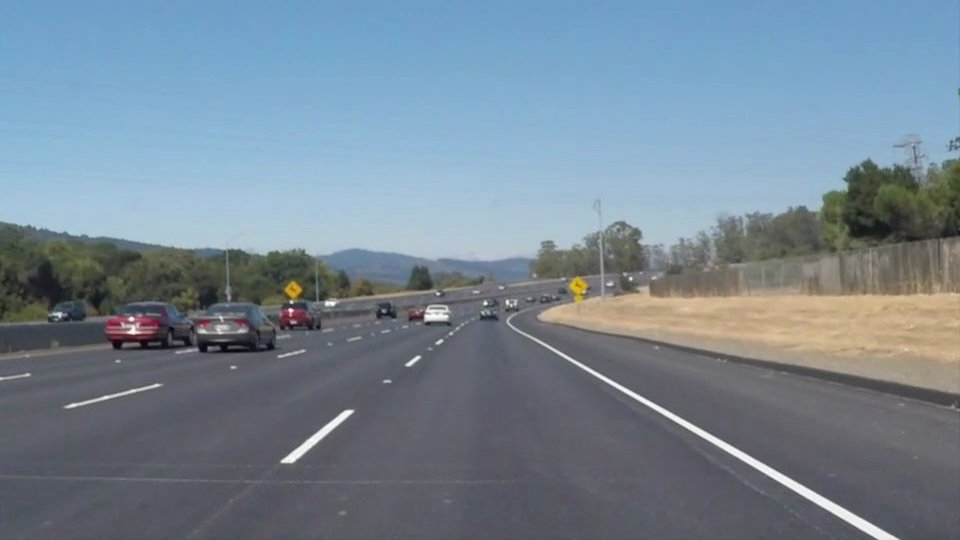
#> input picture day 8 lab/solidWhiteCurve.jpg, 960 x 540 px
$ jupyter execute mainlab.ipynb
#> lines starting #> are read from the running program, lines starting #| are printed output that depends on the picture; after the words box and inside, x2 and y2 are one past the last pixel; in counts of white or black regions, pixels touching at a corner belong together
### final test/ques2filter/helpers.py


import numpy as np
import cv2
import math


# [25 lines left out: functions helpers_edges, helpers_masked_edges, not called in this run]

def helpers_formulate_lanes(lines, img, color=[255, 0, 0], thickness=2):
    #algorithm logic:
    #aim is to find x_min, y_min, x_max, y_max , slope and intercept for both lanes lines.
    #for each line returned from the hough lines function:
    #   calculate slope
    #   calculate intercept
    #   store positive and negative slope and intercept values separately in arrays.
    #   y_min is the minimum of all the y coordinates.
    #   y_max is the bottom of the image from where the lane lines start.
    #   slope and intercept values for both lines are just the averages of all values stored previously.
    #  x_min and x_max can now be calculated by fitting all the lines in the equation x = (y - intercept)/slope.

    #LINE DISPLAY PARAMETERS
    color = [243, 105, 14]
    thickness = 12

    #LINE PARAMETERS
    SLOPE_THRESHOLD = 0.3
    Y_MIN_ADJUST = 15

    positive_slopes = []
    negative_slopes = []

    positive_intercepts = []
    negative_intercepts = []

    #named as y_max despte being at the bottom corner of the image due to y axis in reverse direction
    y_max = img.shape[0]
    y_min = img.shape[0]

    for line in lines:
        for x1,y1,x2,y2 in line:

            #calculate slope for the line
            slope = (y2-y1)/(x2-x1)
            intercept = y2 - (slope*x2)

            #for negative slope
            if slope < 0.0 and slope > -math.inf and abs(slope) > SLOPE_THRESHOLD:
                #print('negative slope')
                negative_slopes.append(slope)
                negative_intercepts.append(intercept)

            #for positive slope
            elif slope > 0.0 and slope < math.inf and abs(slope) > SLOPE_THRESHOLD:
                #print('positive slope')
                positive_slopes.append(slope)
                positive_intercepts.append(intercept)

            y_min = min(y_min, y1, y2)
            #cv2.line(img, (x1, y1), (x2, y2), color, thickness)

    y_min+=Y_MIN_ADJUST

    #get averages for positive and negative slopes
    positive_slope_mean = np.mean(positive_slopes)
    negative_slope_mean = np.mean(negative_slopes)

    #get averages for potitive and negative intercepts
    positive_intercept_mean = np.mean(positive_intercepts)
    negative_intercept_mean = np.mean(negative_intercepts)
    lst = [
        [[0, 0, 0, 0]],
        [[0, 0, 0, 0]]
    ]

    #calculation of coordinates for lane for positive slopes
    if len(positive_slopes) > 0:
        x_max = int((y_max - positive_intercept_mean)/positive_slope_mean)
        x_min = int((y_min - positive_intercept_mean)/positive_slope_mean)
        #cv2.line(img, (x_min, y_min), (x_max, y_max), color, thickness)
        lst[0][0] = [x_min, y_min, x_max, y_max]

    #calculation of coordinates for lane for negative slopes
    if len(negative_slopes) > 0:
        x_max = int((y_max - negative_intercept_mean)/negative_slope_mean)
        x_min = int((y_min - negative_intercept_mean)/negative_slope_mean)
        #cv2.line(img, (x_min, y_min), (x_max, y_max), color, thickness)
        lst[1][0] = [x_min, y_min, x_max, y_max]
        #lst.append([x_min, y_min, y_min, y_max])
    return(np.array(lst))

# [8 lines left out: function helpers_draw_lines, not called in this run]

#HOUGH LINES PARAMETERS
RHO = 3.5
THETA = np.pi/180
MIN_VOTES = 30
MIN_LINE_LEN = 5
MAX_LINE_GAP= 25

# [8 lines left out: function helpers_hough_lines, not called in this run]

### day 8 lab/mainlab.ipynb
[cell 1]
import numpy as np
from matplotlib import pyplot as plt
import cv2
from helpers import helpers_formulate_lanes as formulate_lanes

[cell 2]
def mainfunc(greyimg,low_th,high_th,minlinelin,maxlinegap,orgimg):
    aftcanny=cannyimg(greyimg,low_th,high_th)
    aftmask=maskROI(aftcanny)
    afthoughline=hough_lines(aftcanny,minlinelin,maxlinegap)
    aftform=formulate_lanes(afthoughline,aftmask)
    lanes_img = draw_lines(aftform, orgimg)
    return cv2.addWeighted(orgimg, 0.9, lanes_img, 1, 0)
def draw_lines(lines, masked_edges):
  color = [243, 105, 14]
  thickness = 12
  lines_image = np.zeros((masked_edges.shape[0], masked_edges.shape[1], 3), dtype=np.uint8)
  for line in lines:
    for x1,y1,x2,y2 in line:
      cv2.line(lines_image, (x1, y1), (x2, y2), color, thickness)
  return(lines_image)
def hough_lines(img,min_line_len,max_line_gap):
  RHO = 1                 # try: 1 - 4 (0.5 increments)
  THETA = np.pi/180       # Usually this is Ok
  MIN_VOTES = 10          # try: 10 - 50                  # Typical: 30
  #MIN_LINE_LEN = 5
  #MAX_LINE_GAP = 50
  lines = cv2.HoughLinesP(img, RHO, THETA, MIN_VOTES, np.array([]), minLineLength=min_line_len, maxLineGap=max_line_gap)
  return lines
def cannyimg(img,low_th,high_th):
  return cv2.Canny(cv2.GaussianBlur(img, (7,7), 0), low_th, high_th)
def maskROI(img):
  mask = np.zeros_like(img)
  if len(img.shape) > 2:
    channel_count = img.shape[2]
    ignore_mask_color = (255,) * channel_count
  else:
    ignore_mask_color = 255
  imshape = img.shape
  vertices = np.array([
    [
      ((1/6*imshape[1]), imshape[0]),
      ((5/12*imshape[1]), (3/5*imshape[0])),
      ((7/12*imshape[1]), (3/5*imshape[0])),
      ((9/10*imshape[1]), imshape[0])
    ]], dtype=np.int32)
  cv2.fillPoly(mask, vertices, ignore_mask_color)
  masked_edges = cv2.bitwise_and(img, mask)
  return(masked_edges)

#### Q1 Make Trackbar for the following images to tune the parameters of canny detection

[cell 3]
cv2.namedWindow("image")
def fadya(x):
    pass

img1=cv2.imread("solidWhiteCurve.jpg")
#> img1 is the input picture: shape (540, 960, 3); mean B, G, R 148.1, 134.5, 118.5
greyimg1=cv2.cvtColor(img1,cv2.COLOR_BGR2GRAY)
img2=cv2.imread("solidYellowCurve2.jpg")
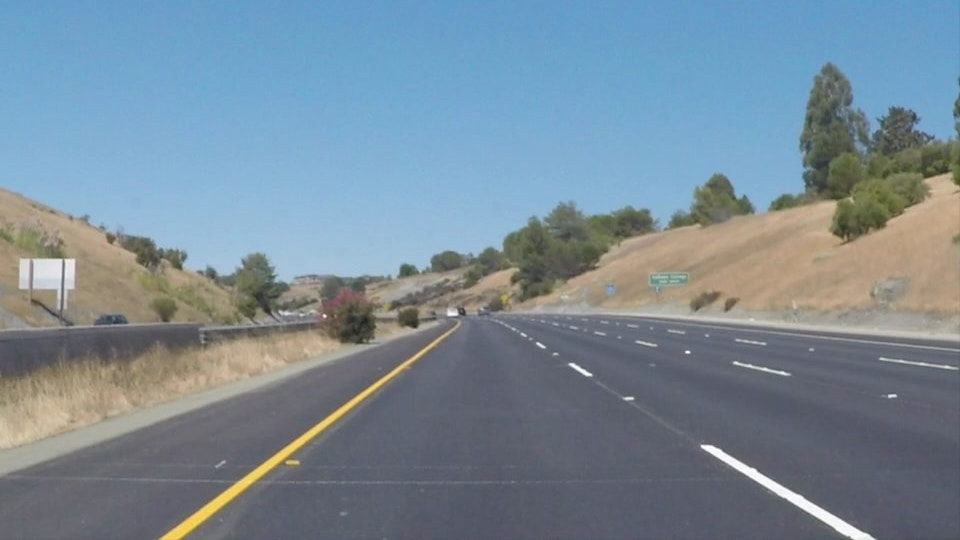
#> input picture day 8 lab/solidYellowCurve2.jpg, 960 x 540 px
#> img2 is the input picture: shape (540, 960, 3); mean B, G, R 151.5, 138.6, 120.7
greyimg2=cv2.cvtColor(img2,cv2.COLOR_BGR2GRAY)
cv2.createTrackbar("lowth1","image",1,500,fadya)
cv2.createTrackbar("highth1","image",1,500,fadya)
cv2.createTrackbar("lowth2","image",1,500,fadya)
cv2.createTrackbar("highth2","image",1,500,fadya)

while(True):
    low_th1 = cv2.getTrackbarPos("lowth1","image")
    high_th1 = cv2.getTrackbarPos("highth1","image")
    low_th2 = cv2.getTrackbarPos("lowth2","image")
    high_th2 = cv2.getTrackbarPos("highth2","image")
    cv2.imshow("image1",cannyimg(greyimg1,low_th1,high_th1))
#> in cannyimg, `return cv2.Canny(cv2.GaussianBlur(img, (7,7), 0), low_th, high_th)`:
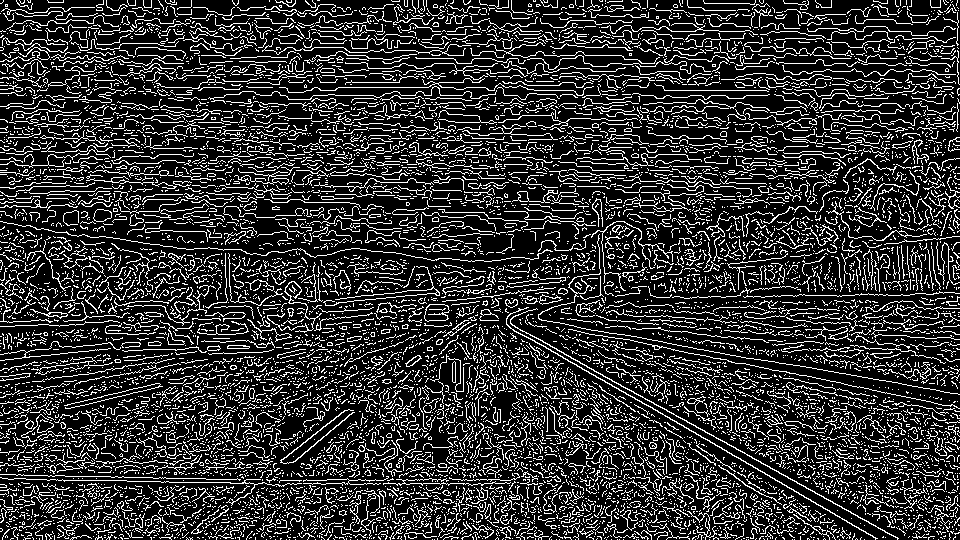
#> returned value: shape (540, 960); 19.6% white in thin lines or dots
    cv2.imshow("image2",cannyimg(greyimg1,low_th2,high_th2))
    key=cv2.waitKey(1)
#> (key q is pressed here)
    if(key==ord('q')):
        break
cv2.destroyAllWindows()
#118,169 best parameters

#### Q2 The out of question 1 make it as input for question 2 after make region of interest then make trackbar for houghlines parameters (threshold ,min_line_length max_line_gap and then draw 2 line on image

[cell 4]
cv2.namedWindow("image")
def fadya(x):
    pass

img1=cv2.imread("solidWhiteCurve.jpg")
greyimg1=cv2.cvtColor(img1,cv2.COLOR_BGR2GRAY)
img2=cv2.imread("solidYellowCurve2.jpg")
greyimg2=cv2.cvtColor(img2,cv2.COLOR_BGR2GRAY)
cv2.createTrackbar("lowth1","image",1,500,fadya)
cv2.createTrackbar("highth1","image",1,500,fadya)
cv2.createTrackbar("lowth2","image",1,500,fadya)
cv2.createTrackbar("highth2","image",1,500,fadya)

cv2.createTrackbar("minlinelin1","image",1,100,fadya)
cv2.createTrackbar("maxlinegap1","image",1,100,fadya)
cv2.createTrackbar("minlinelin2","image",1,100,fadya)
cv2.createTrackbar("maxlinegap2","image",1,100,fadya)

while(True):
    low_th1 = cv2.getTrackbarPos("lowth1","image")
    high_th1 = cv2.getTrackbarPos("highth1","image")
    low_th2 = cv2.getTrackbarPos("lowth2","image")
    high_th2 = cv2.getTrackbarPos("highth2","image")
    minlinelin1 = cv2.getTrackbarPos("minlinelin1","image")
    maxlinegap1 = cv2.getTrackbarPos("maxlinegap1","image")
    minlinelin2 = cv2.getTrackbarPos("minlinelin2","image")
    maxlinegap2 = cv2.getTrackbarPos("maxlinegap2","image")
    final_img1=mainfunc(greyimg1,low_th1,high_th1,minlinelin1,maxlinegap1,img1)
#> in maskROI, `cv2.fillPoly(mask, vertices, ignore_mask_color)`: mask: shape (540, 960); 18% white; 1 white region, box (x1, y1, x2, y2) and area: (161, 324, 864, 540) 93368
#> in maskROI, `masked_edges = cv2.bitwise_and(img, mask)`: masked_edges: shape (540, 960); 3.8% white in thin lines or dots, all inside (x1, y1, x2, y2) = (163, 324, 861, 540)
#> the loop in helpers_formulate_lanes, `for line in lines:` made 19528 passes
#> line on passes 1 to 3: [[754, 458, 758, 461]], [[184, 468, 188, 467]], [[669, 291, 673, 289]]
#> after the loop in helpers_formulate_lanes, `for line in lines:`: negative_intercepts = 5018 values, max 8987 at index 1864, min 71 at index 3236, mean 813.6; negative_slopes = 5018 values, max -0.308 at index 1301, min -10 at index 990, mean -1.14; positive_intercepts = 3740 values, max 470.7 at index 1672, min -10859 at index 1717, mean -212.6; positive_slopes = 3740 values, max 17 at index 1192, min 0.308 at index 95, mean 1.05
#> in helpers_formulate_lanes, `positive_slope_mean = np.mean(positive_slopes)`: positive_slope_mean = 1.05
#> in helpers_formulate_lanes, `negative_slope_mean = np.mean(negative_slopes)`: negative_slope_mean = -1.14
#> in helpers_formulate_lanes, `positive_intercept_mean = np.mean(positive_intercepts)`: positive_intercept_mean = -212.6
#> in helpers_formulate_lanes, `negative_intercept_mean = np.mean(negative_intercepts)`: negative_intercept_mean = 813.6
#> in helpers_formulate_lanes, `x_max = int((y_max - positive_intercept_mean)/positive_slope_mean)`: x_max = 713
#> in helpers_formulate_lanes, `x_min = int((y_min - positive_intercept_mean)/positive_slope_mean)`: x_min = 215
#> in helpers_formulate_lanes, `x_max = int((y_max - negative_intercept_mean)/negative_slope_mean)`: x_max = 239
#> in helpers_formulate_lanes, `x_min = int((y_min - negative_intercept_mean)/negative_slope_mean)`: x_min = 699
#> in mainfunc, `aftform=formulate_lanes(afthoughline,aftmask)`: aftform = [[215, 15, 713, 540], [699, 15, 239, 540]]
#> the loop in draw_lines, `for line in lines:` made 2 passes
    final_img2=mainfunc(greyimg2,low_th2,high_th2,minlinelin2,maxlinegap2,img2)
#> call 4 of cannyimg, with low_th = 1, high_th = 1
#> in cannyimg (call 4), `return cv2.Canny(cv2.GaussianBlur(img, (7,7), 0), low_th, high_th)`:
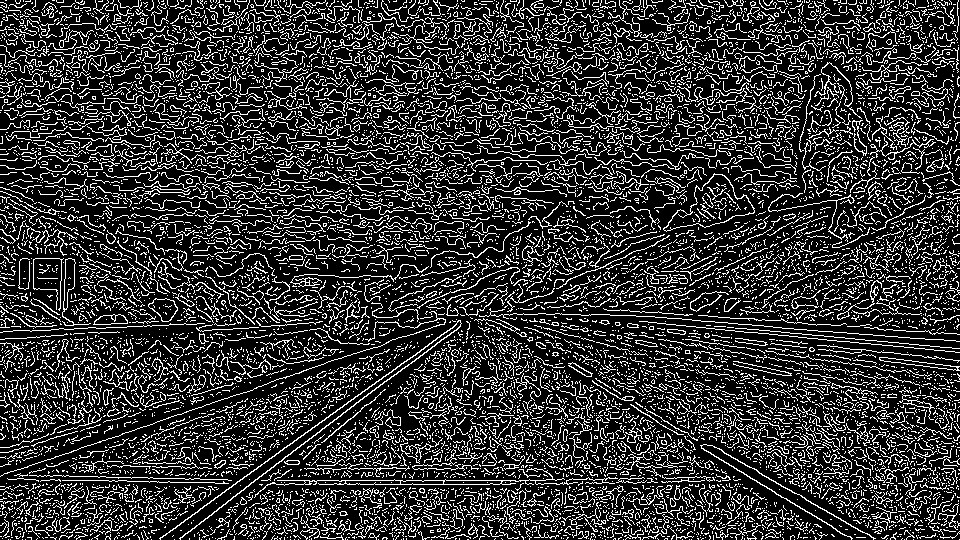
#> returned value: shape (540, 960); 20.4% white in thin lines or dots
#> in maskROI (call 2), `masked_edges = cv2.bitwise_and(img, mask)`:
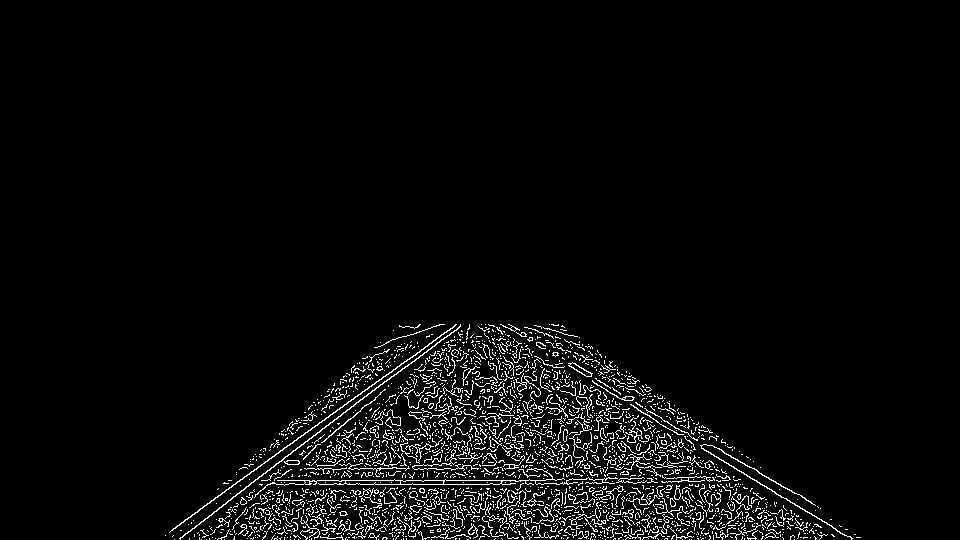
#> masked_edges: shape (540, 960); 3.8% white in thin lines or dots, all inside (x1, y1, x2, y2) = (165, 324, 861, 540)
#> the loop in helpers_formulate_lanes (call 2), `for line in lines:` made 21777 passes
#> line on passes 1 to 3: [[593, 281, 600, 276]], [[452, 160, 455, 162]], [[326, 180, 328, 178]]
#> the loop in draw_lines (call 2), `for line in lines:` made 2 passes
#> line on passes 1 to 2: [[230, 15, 707, 540]], [[704, 15, 222, 540]]
#> after the loop in draw_lines (call 2), `for line in lines:`:
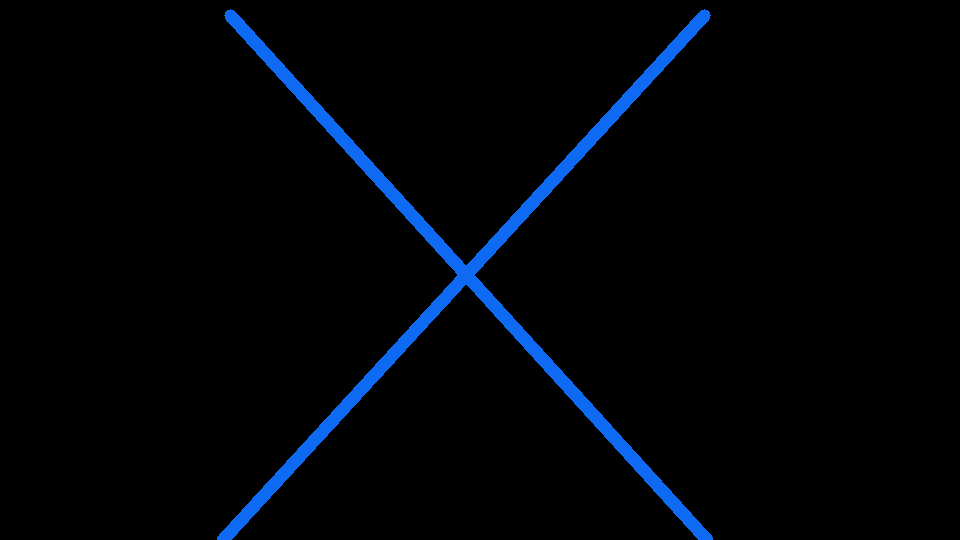
#> lines_image: shape (540, 960, 3); mean of channels 0, 1, 2 8.4, 3.6, 0.5; drawn as B, G, R

    cv2.imshow("image1",final_img1)
    cv2.imshow("image2",final_img2)
    key=cv2.waitKey(1)
#> (key q is pressed here)
    if(key==ord('q')):
        break
cv2.destroyAllWindows()

#### Q3 read the following video and apply lane line detection on it then show output using opencv

[cell 5]
cap=cv2.VideoCapture("./solidWhiteRight.mp4")
while(cap.isOpened()):
    stat,frame=cap.read()
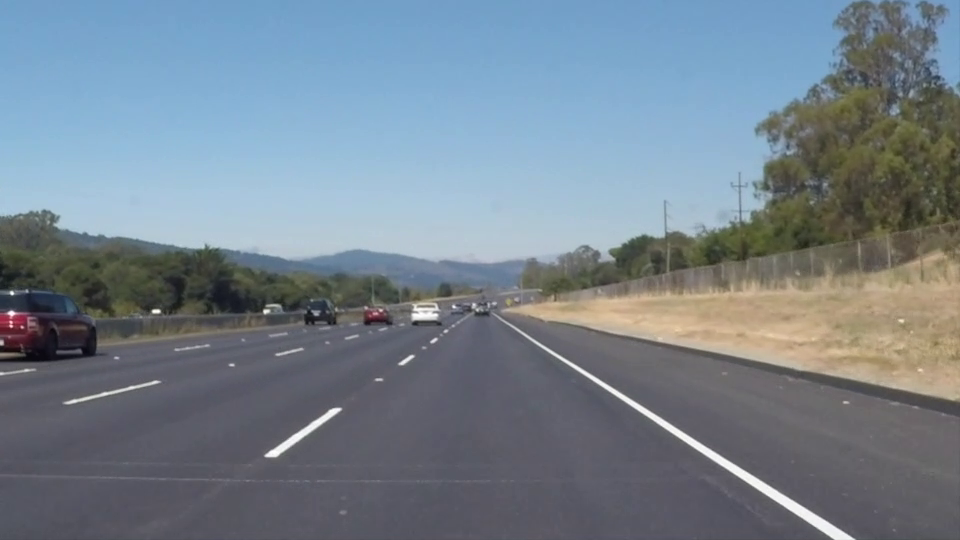
#> input picture frame 22 of day 8 lab/solidWhiteRight.mp4, 960 x 540 px
#> frame is the input picture: shape (540, 960, 3); mean B, G, R 141.9, 130.7, 117.7
    if(stat==True):
        cv2.imshow("window",mainfunc(cv2.cvtColor(frame,cv2.COLOR_BGR2GRAY),52,123,40,0,frame))
#> call 3 of mainfunc, with low_th = 52, high_th = 123, minlinelin = 40, maxlinegap = 0
#> in cannyimg (call 5), `return cv2.Canny(cv2.GaussianBlur(img, (7,7), 0), low_th, high_th)`: returned value: shape (540, 960); 1.3% white in thin lines or dots
#> in mainfunc (call 3), `aftcanny=cannyimg(greyimg,low_th,high_th)`:
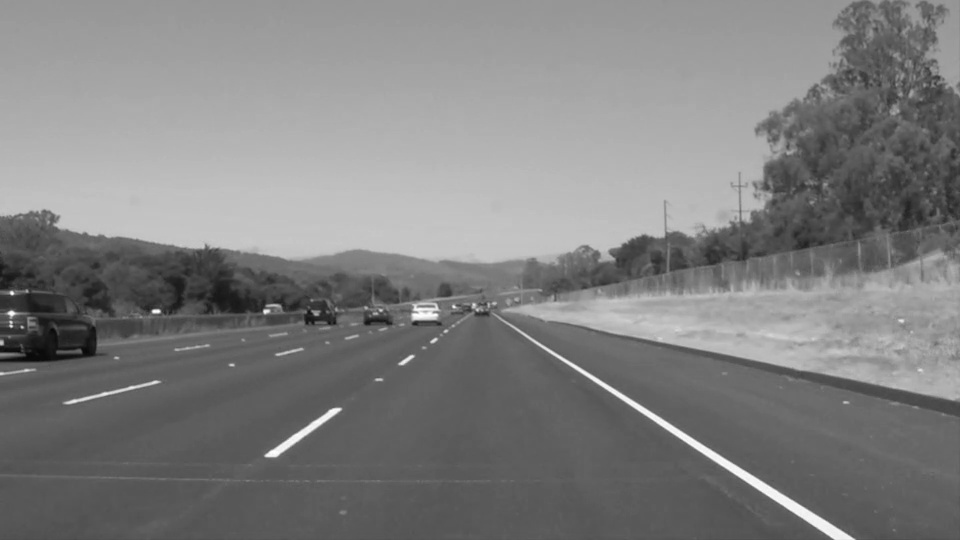
#> greyimg: shape (540, 960); min 6, max 255, mean 128
#> in maskROI (call 3), `masked_edges = cv2.bitwise_and(img, mask)`:
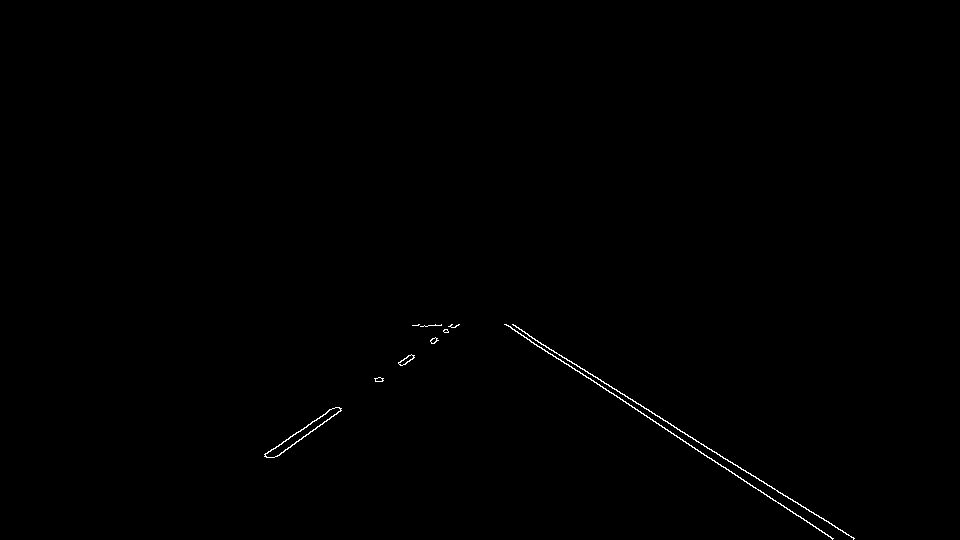
#> masked_edges: shape (540, 960); 0.29% white in thin lines or dots, all inside (x1, y1, x2, y2) = (264, 324, 855, 540)
#> in mainfunc (call 3), `afthoughline=hough_lines(aftcanny,minlinelin,maxlinegap)`: afthoughline = [[643, 414, 701, 452], [785, 495, 854, 538], [646, 408, 687, 435], [545, 346, 601, 380], [265, 454, 312, 422]]
#> in mainfunc (call 3), `aftform=formulate_lanes(afthoughline,aftmask)`: aftform = [[569, 361, 850, 540], [401, 361, 138, 540]]
#> in mainfunc (call 3), `return cv2.addWeighted(orgimg, 0.9, lanes_img, 1, 0)`:
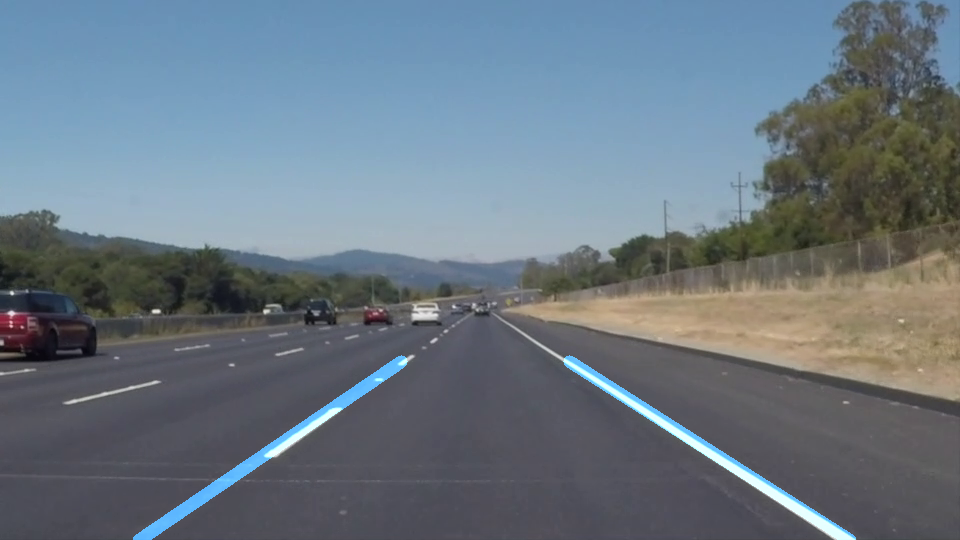
#> returned value: shape (540, 960, 3); mean of channels 0, 1, 2 129.7, 119, 106.2; drawn as B, G, R
        key=cv2.waitKey(int(1000/30))
#> (key q is pressed here)
        if(key==ord('q')):
            break
    else:
        break
cap.release()
cv2.destroyAllWindows()
    #lowth:52 highth:127 minlen:30
